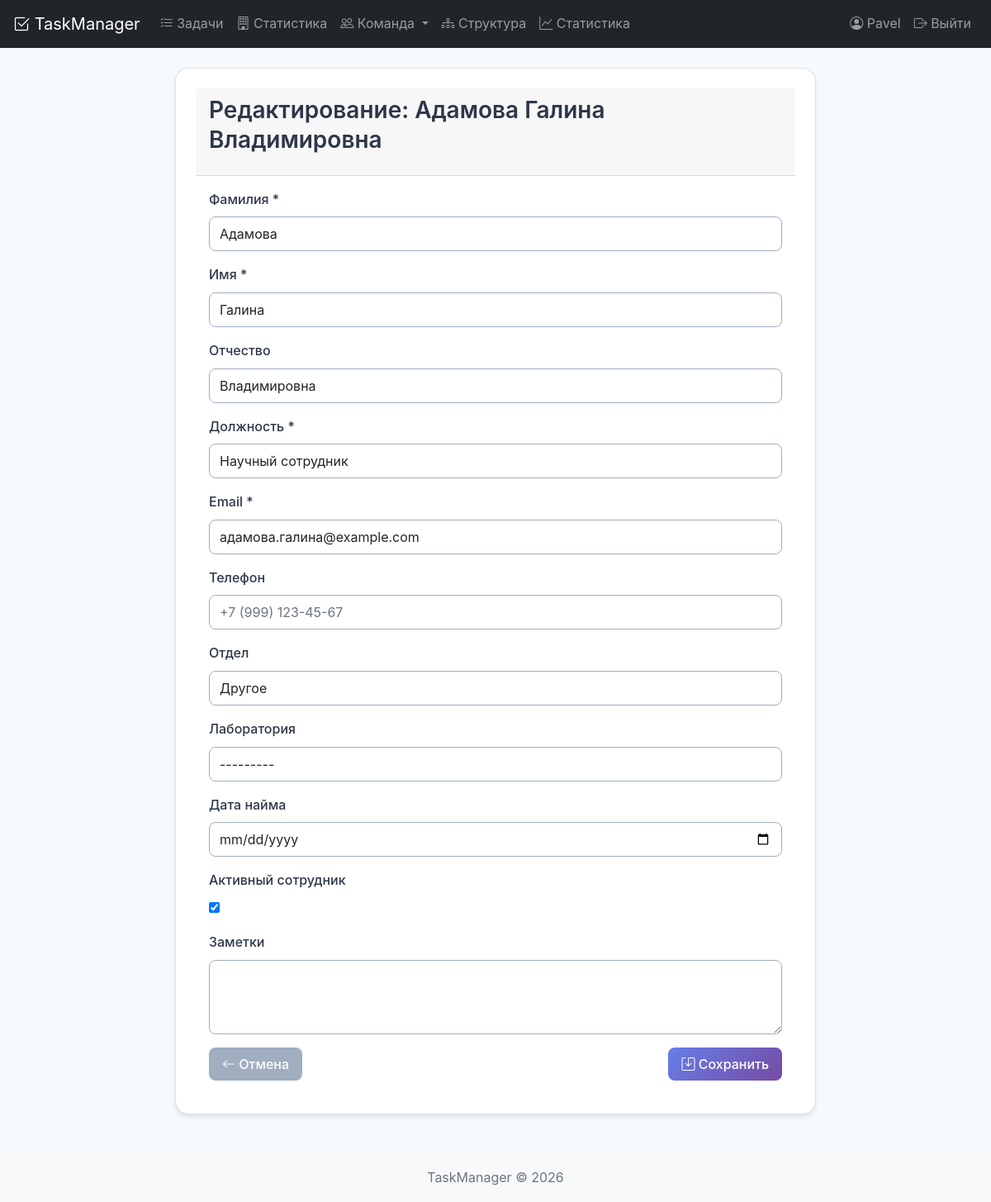
Screenshot of /employee/277/update/ (signed in) with the database file from the repository.
### tasks/models.py (models this page shows, shortened)
class Employee(models.Model):
    DEPARTMENT_CHOICES = [
        ('development', 'Разработка'),
        ('design', 'Дизайн'),
        ('marketing', 'Маркетинг'),
        ('sales', 'Продажи'),
        ('hr', 'HR'),
        ('administration', 'Администрация'),
        ('research', 'Исследования'),
        ('other', 'Другое'),
    ]
    LABORATORY_CHOICES = [
        ('lab1', 'Лаборатория №1'),
        ('lab2', 'Лаборатория №2'),
        ('lab3', 'Лаборатория №3'),
        ('research_lab', 'Исследовательская лаборатория'),
        ('test_lab', 'Тестовая лаборатория'),
        ('other', 'Другая'),
    ]
    last_name = models.CharField('Фамилия', max_length=100)
    first_name = models.CharField('Имя', max_length=100)
    patronymic = models.CharField('Отчество', max_length=100, blank=True, null=True)
    position = models.CharField('Должность', max_length=200)
    email = models.EmailField('Email', unique=True)
    phone = models.CharField('Телефон', max_length=20, blank=True, null=True)
    department = models.CharField('Отдел', max_length=50, choices=DEPARTMENT_CHOICES, default='other')
    laboratory = models.CharField('Лаборатория', max_length=50, choices=LABORATORY_CHOICES, blank=True, null=True)
    hire_date = models.DateField('Дата найма', null=True, blank=True)
    is_active = models.BooleanField('Активный сотрудник', default=True)
    notes = models.TextField('Заметки', blank=True, null=True)
    created_date = models.DateTimeField('Дата создания', auto_now_add=True)
    updated_date = models.DateTimeField('Дата обновления', auto_now=True)
    created_by = models.ForeignKey(User, on_delete=models.SET_NULL, null=True, related_name='created_employees')
    class Meta:
        verbose_name = 'Сотрудник'
        verbose_name_plural = 'Сотрудники'
        ordering = ['last_name', 'first_name']
        indexes = [
            models.Index(fields=['last_name', 'first_name'], name='emp_name_idx'),
            models.Index(fields=['email'], name='emp_email_idx'),
            models.Index(fields=['is_active'], name='emp_active_idx'),
            models.Index(fields=['department'], name='emp_dept_idx'),
        ]
    @property
    def full_name(self):
        parts = [self.last_name, self.first_name]
        if self.patronymic:
            parts.append(self.patronymic)
        return ' '.join(parts)

### tasks/views/employee_views.py (the view)
# urls.py: path('employee/<int:employee_id>/update/', employee_update, name='employee_update'),
@login_required
def employee_update(request, employee_id):
    employee = get_object_or_404(Employee, id=employee_id)
    if request.method == 'POST':
        form = EmployeeForm(request.POST, instance=employee)
        if form.is_valid():
            form.save()
            messages.success(request, f'Данные сотрудника {employee.full_name} обновлены!')
            return redirect('employee_detail', employee_id=employee.id)
    else:
        form = EmployeeForm(instance=employee)
    return render(request, 'tasks/employee_form.html', {
        'form': form,
        'title': f'Редактирование: {employee.full_name}',
        'employee': employee
    })

### tasks/forms_employee.py (shortened to what this page needs)
class EmployeeForm(forms.ModelForm):
    class Meta:
        model = Employee
        fields = [
            'last_name', 'first_name', 'patronymic', 'position',
            'email', 'phone', 'department', 'laboratory',
            'hire_date', 'is_active', 'notes'
        ]
        widgets = {
            'hire_date': forms.DateInput(attrs={'type': 'date', 'class': 'form-control'}),
            'notes': forms.Textarea(attrs={'rows': 3, 'class': 'form-control'}),
            'phone': forms.TextInput(attrs={'placeholder': '+7 (999) 123-45-67'}),
        }
    def __init__(self, *args, **kwargs):
        super().__init__(*args, **kwargs)
        for field in self.fields:
            if field not in ['is_active', 'notes']:
                self.fields[field].widget.attrs.update({'class': 'form-control'})
        self.fields['last_name'].label = 'Фамилия *'
        self.fields['first_name'].label = 'Имя *'
        self.fields['position'].label = 'Должность *'
        self.fields['email'].label = 'Email *'

### tasks/templates/tasks/employee_form.html (shortened to what this page needs)
{% extends 'base.html' %}
{% block content %}
<div class="row justify-content-center">
    <div class="col-md-8">
        <div class="card">
            <div class="card-header">
                <h3>{{ title }}</h3>
            </div>
            <div class="card-body">
                <form method="post">
                    {% for field in form %}
                        <div class="mb-3">
                            <label for="{{ field.id_for_label }}" class="form-label">
                                {{ field.label }}
                            </label>
                            {{ field }}
                        </div>
                    {% endfor %}
                    <div class="d-flex justify-content-between">
                        <a href="{% url 'employee_list' %}" class="btn btn-secondary">
                            <i class="bi bi-arrow-left"></i> Отмена
                        </a>
                        <button type="submit" class="btn btn-primary">
                            <i class="bi bi-save"></i> Сохранить
                        </button>
                    </div>
                </form>
            </div>
        </div>
    </div>
</div>
{% endblock %}

### tasks/templates/base.html (shortened to what this page needs)
<!DOCTYPE html>
{% load static %}
<html lang="ru">
<head>
    <link href="https://cdn.jsdelivr.net/npm/bootstrap@5.1.3/dist/css/bootstrap.min.css" rel="stylesheet">
    <link rel="stylesheet" href="https://cdn.jsdelivr.net/npm/bootstrap-icons@1.8.1/font/bootstrap-icons.css">
        <link href="{% static 'css/style.css' %}" rel="stylesheet">
    <link href="{% static 'css/style.css' %}" rel="stylesheet">
</head>
<body>
    <nav class="navbar navbar-expand-lg navbar-dark bg-dark">
        <div class="container">
            <a class="navbar-brand" href="{% url 'task_list' %}">
                <i class="bi bi-check2-square"></i> TaskManager
            </a>
            <div class="collapse navbar-collapse" id="navbarNav">
                <ul class="navbar-nav me-auto">
                    <li class="nav-item">
                        <a class="nav-link" href="{% url 'task_list' %}">
                            <i class="bi bi-list-check"></i> Задачи
                        </a>
                    </li>
                    <li class="nav-item">
                        <a class="nav-link" href="{% url 'department_stats' %}">
                            <i class="bi bi-building"></i> Статистика
                        </a>
                    </li>
                    <li class="nav-item dropdown">
                        <a class="nav-link dropdown-toggle" href="#" data-bs-toggle="dropdown">
                            <i class="bi bi-people"></i> Команда
                        </a>
                    </li>
                    <li class="nav-item">
                        <a class="nav-link" href="{% url 'organization_chart' %}">
                            <i class="bi bi-diagram-3"></i> Структура
                        </a>
                    </li>
                    <li class="nav-item">
                        <a class="nav-link" href="{% url 'task_statistics' %}">
                            <i class="bi bi-graph-up"></i> Статистика
                        </a>
                    </li>
                </ul>
                <ul class="navbar-nav">
                    {% if user.is_authenticated %}
                        <li class="nav-item">
                            <span class="nav-link">
                                <i class="bi bi-person-circle"></i> {{ user.username }}
                            </span>
                        </li>
                        <li class="nav-item">
                            <a class="nav-link" href="{% url 'logout' %}">
                                <i class="bi bi-box-arrow-right"></i> Выйти
                            </a>
                        </li>
                    {% endif %}
                </ul>
            </div>
        </div>
    </nav>
    <main class="container mt-4">
        {% block content %}{% endblock %}
    </main>
    <footer class="footer mt-5 py-3 bg-light">
        <div class="container text-center">
            <span class="text-muted">TaskManager © {% now "Y" %}</span>
        </div>
    </footer>
</body>
</html>

### static/css/style.css (style rules this page uses)
:root { --primary-color: #667eea; --secondary-color: #764ba2; --success-color: #48bb78; --danger-color: #f56565; --warning-color: #ecc94b; --info-color: #4299e1; --dark-color: #2d3748; --light-color: #f7fafc; --gray-color: #a0aec0; --shadow-sm: 0 1px 2px 0 rgba(0, 0, 0, 0.05); --shadow-md: 0 4px 6px -1px rgba(0, 0, 0, 0.1); --shadow-lg: 0 10px 15px -3px rgba(0, 0, 0, 0.1); --shadow-xl: 0 20px 25px -5px rgba(0, 0, 0, 0.1); --border-radius-sm: 0.25rem; --border-radius-md: 0.5rem; --border-radius-lg: 1rem; --border-radius-xl: 2rem; --spacing-1: 0.25rem; --spacing-2: 0.5rem; --spacing-3: 0.75rem; --spacing-4: 1rem; --spacing-5: 1.25rem; --spacing-6: 1.5rem; --spacing-8: 2rem; --spacing-10: 2.5rem; --spacing-12: 3rem; }
* { margin: 0; padding: 0; box-sizing: border-box; }
body { font-family: -apple-system, BlinkMacSystemFont, 'Segoe UI', Roboto, 'Helvetica Neue', Arial, sans-serif; background-color: var(--light-color); color: var(--dark-color); line-height: 1.6; }
h1, h2, h3, h4, h5, h6 { font-weight: 600; line-height: 1.3; margin-bottom: var(--spacing-4); }
h3 { font-size: 1.75rem; }
a { color: var(--primary-color); text-decoration: none; transition: color 0.2s; }
.btn { display: inline-block; padding: var(--spacing-2) var(--spacing-4); border-radius: var(--border-radius-md); font-weight: 500; text-align: center; cursor: pointer; transition: all 0.2s; border: none; font-size: 1rem; }
.btn-primary { background: linear-gradient(135deg, var(--primary-color), var(--secondary-color)); color: white; }
.btn-secondary { background-color: var(--gray-color); color: white; }
.card { background: white; border-radius: var(--border-radius-lg); box-shadow: var(--shadow-md); padding: var(--spacing-6); transition: all 0.3s; }
.form-label { display: block; margin-bottom: var(--spacing-2); font-weight: 500; color: var(--dark-color); }
.form-control { width: 100%; padding: var(--spacing-2) var(--spacing-3); border: 1px solid var(--gray-color); border-radius: var(--border-radius-md); font-size: 1rem; transition: all 0.2s; }
.container { max-width: 1200px; margin: 0 auto; padding: 0 var(--spacing-4); }
.row { display: flex; flex-wrap: wrap; margin: 0 calc(-1 * var(--spacing-4)); }
.text-center { text-align: center; }
.mt-4 { margin-top: var(--spacing-4); }
.mt-5 { margin-top: var(--spacing-5); }
.mb-3 { margin-bottom: var(--spacing-3); }

### rows the page displays
Employee: form "Адамова" "Галина" "Владимировна" "Научный сотрудник" "адамова.галина@example.com" "Другое" "---------" "☑"

### other values shown
{{ user.username }} "Pavel"
{{ title }} "Редактирование: Адамова Галина Владимировна"
{{ field.label }} "Фамилия *" "Имя *" "Отчество" "Должность *" "Email *" "Телефон" "Отдел" "Лаборатория" "Дата найма" "Активный сотрудник" "Заметки"
